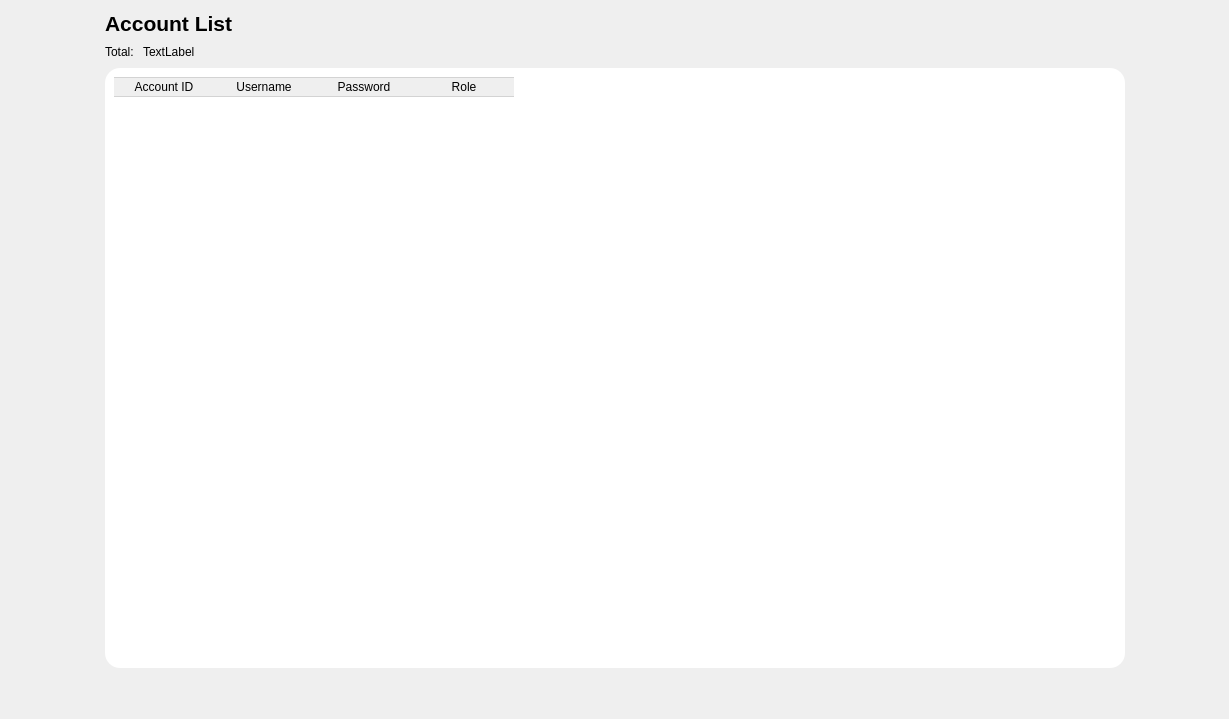
             <widget class="QWidget" name="page_10">
              <layout class="QHBoxLayout" name="horizontalLayout_50">
               <item>
                <spacer name="horizontalSpacer_42">
                 <property name="orientation">
                  <enum>Qt::Orientation::Horizontal</enum>
                 </property>
                 <property name="sizeHint" stdset="0">
                  <size>
                   <width>94</width>
                   <height>20</height>
                  </size>
                 </property>
                </spacer>
               </item>
               <item>
                <layout class="QVBoxLayout" name="verticalLayout_26">
                 <item>
                  <layout class="QHBoxLayout" name="horizontalLayout_15">
                   <item>
                    <widget class="QLabel" name="label_20">
                     <property name="font">
                      <font>
                       <pointsize>16</pointsize>
                       <bold>true</bold>
                      </font>
                     </property>
                     <property name="text">
                      <string>Account List</string>
                     </property>
                    </widget>
                   </item>
                   <item>
                    <spacer name="horizontalSpacer_23">
                     <property name="orientation">
                      <enum>Qt::Orientation::Horizontal</enum>
                     </property>
                     <property name="sizeHint" stdset="0">
                      <size>
                       <width>40</width>
                       <height>20</height>
                      </size>
                     </property>
                    </spacer>
                   </item>
                  </layout>
                 </item>
                 <item>
                  <layout class="QHBoxLayout" name="horizontalLayout_20">
                   <item>
                    <layout class="QHBoxLayout" name="horizontalLayout_31">
                     <item>
                      <widget class="QLabel" name="label_21">
                       <property name="text">
                        <string>Total: </string>
                       </property>
                      </widget>
                     </item>
                     <item>
                      <widget class="QLabel" name="totalaccount">
                       <property name="text">
                        <string>TextLabel</string>
                       </property>
                      </widget>
                     </item>
                    </layout>
                   </item>
                   <item>
                    <spacer name="horizontalSpacer_24">
                     <property name="orientation">
                      <enum>Qt::Orientation::Horizontal</enum>
                     </property>
                     <property name="sizeHint" stdset="0">
                      <size>
                       <width>40</width>
                       <height>20</height>
                      </size>
                     </property>
                    </spacer>
                   </item>
                  </layout>
                 </item>
                 <item>
                  <widget class="QFrame" name="frame_11">
                   <property name="minimumSize">
                    <size>
                     <width>1020</width>
                     <height>600</height>
                    </size>
                   </property>
                   <property name="styleSheet">
                    <string notr="true">QWidget{
background-color: rgb(255, 255, 255);
border-radius:15px;
}</string>
                   </property>
                   <property name="frameShape">
                    <enum>QFrame::Shape::StyledPanel</enum>
                   </property>
                   <property name="frameShadow">
                    <enum>QFrame::Shadow::Raised</enum>
                   </property>
                   <layout class="QVBoxLayout" name="verticalLayout_13">
                    <item>
                     <widget class="QTableWidget" name="AccountTable">
                      <property name="minimumSize">
                       <size>
                        <width>0</width>
                        <height>0</height>
                       </size>
                      </property>
                      <property name="font">
                       <font>
                        <pointsize>10</pointsize>
                       </font>
                      </property>
                      <property name="styleSheet">
                       <string notr="true">QPushButton{
	 border: none;
}
QTableWidget::item {
       border-right: none;
       border-left: none;
       border-bottom: 1px solid #D3D3D3;
}
QHeaderView::section {
       border: 1px solid #D3D3D3; 
       border-right: none;      
       border-left: none;       
}</string>
                      </property>
                      <property name="editTriggers">
                       <set>QAbstractItemView::EditTrigger::NoEditTriggers</set>
                      </property>
                      <property name="alternatingRowColors">
                       <bool>true</bool>
                      </property>
                      <property name="selectionMode">
                       <enum>QAbstractItemView::SelectionMode::NoSelection</enum>
                      </property>
                      <property name="showGrid">
                       <bool>false</bool>
                      </property>
                      <attribute name="horizontalHeaderVisible">
                       <bool>true</bool>
                      </attribute>
                      <attribute name="horizontalHeaderCascadingSectionResizes">
                       <bool>false</bool>
                      </attribute>
                      <attribute name="horizontalHeaderHighlightSections">
                       <bool>true</bool>
                      </attribute>
                      <attribute name="horizontalHeaderShowSortIndicator" stdset="0">
                       <bool>false</bool>
                      </attribute>
                      <attribute name="horizontalHeaderStretchLastSection">
                       <bool>false</bool>
                      </attribute>
                      <column>
                       <property name="text">
                        <string>Account ID</string>
                       </property>
                      </column>
                      <column>
                       <property name="text">
                        <string>Username</string>
                       </property>
                      </column>
                      <column>
                       <property name="text">
                        <string>Password</string>
                       </property>
                      </column>
                      <column>
                       <property name="text">
                        <string>Role</string>
                       </property>
                      </column>
                     </widget>
                    </item>
                   </layout>
                  </widget>
                 </item>
                 <item>
                  <spacer name="verticalSpacer_11">
                   <property name="orientation">
                    <enum>Qt::Orientation::Vertical</enum>
                   </property>
                   <property name="sizeHint" stdset="0">
                    <size>
                     <width>20</width>
                     <height>40</height>
                    </size>
                   </property>
                  </spacer>
                 </item>
                </layout>
               </item>
               <item>
                <spacer name="horizontalSpacer_43">
                 <property name="orientation">
                  <enum>Qt::Orientation::Horizontal</enum>
                 </property>
                 <property name="sizeHint" stdset="0">
                  <size>
                   <width>93</width>
                   <height>20</height>
                  </size>
                 </property>
                </spacer>
               </item>
              </layout>
             </widget>
